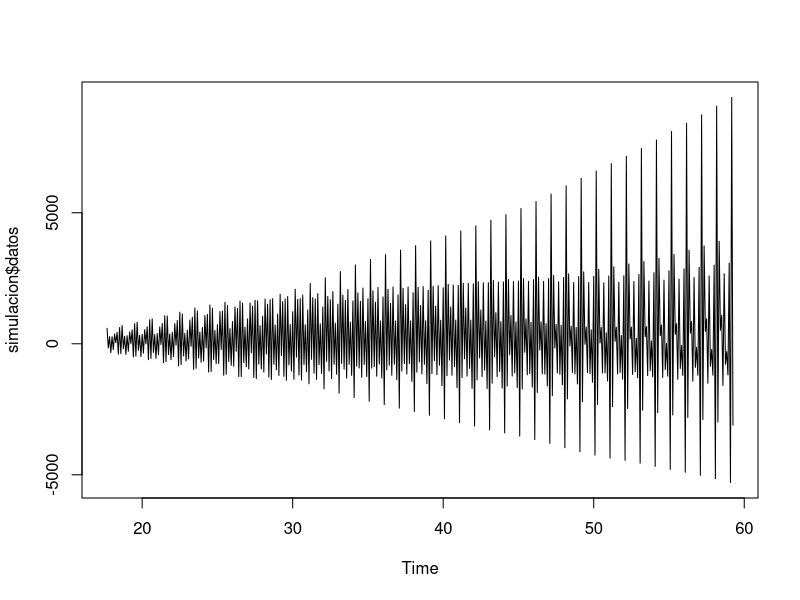

Recreate this plot in R. (Note: this script raises an error after producing the figure.)
## ---- chunk 1
simular.proceso <- function(data, n, temporalidad, 
                            no.estacional, estacional, 
                            p=NULL, q=NULL, P=NULL, Q=NULL){
  
  require(forecast)
  tryCatch({
    coeficientes <- list(p, q, P, Q)
    coeficientes.simulados <- lapply(c(no.estacional[c(1,3)], 
                                       estacional[c(1,3)]), 
                                     function(x) sample(seq(-1,1,.1), x))
    pos <- which(sapply(coeficientes, is.null)==TRUE)
    
    coeficientes[pos] <- coeficientes.simulados[pos]
    names(coeficientes) <- c("p", "q", "P", "Q")
    
    modelo <- Arima(ts(data=data, freq=temporalidad), 
                    order = no.estacional, 
                    seasonal = estacional,
                    fixed=c(phi=coeficientes$p, 
                            theta=coeficientes$q, 
                            Phi=coeficientes$P, 
                            Theta=coeficientes$Q))
    datos <- simulate(modelo, nsim=(n+length(data)))
    
    datos <- subset(datos, start=length(data)+1)
    list(modelo=modelo, datos=datos)}, 
    error = function(e) simular.proceso(data, n, temporalidad,
                                        no.estacional, estacional, 
                                        p, q, P, Q))
}

simulacion <- simular.proceso(data=rnorm(100, 15, 2), n=500, temporalidad=12, no.estacional=c(1,0,3), estacional = c(1,2,2), q=c(.1, .5, .9))
plot(simulacion$datos, type="l")
simulacion$modelo
Arima(simulacion$datos, c(1,1,3), c(1,0,6))
auto.arima(simulacion$datos)

simulacion <- simular.proceso(data=rpois(100, 15), n=500, temporalidad=12, 
                              no.estacional=c(1,0,3), estacional = c(1,3,3), 
                              q=c(.1, .5, .9))
plot(simulacion$datos, type="l")

simulacion2 <- simular.proceso(data=simulacion$datos, n=500, temporalidad=12, no.estacional=c(1,1,3), estacional = c(1,0,6), q=c(.1, .5, .9))
plot(simulacion2$datos, type="l")
simulacion2$modelo

## ---- chunk 2
#Esta función estima la sobreparametrización
modelo.arima <- function(serie, no.estacional, estacional, regr = NULL){
  if(is.null(regr)){
    modelo <- tryCatch({
      forecast::Arima(serie, 
                      order = no.estacional, 
                      seasonal = estacional)
    }, 
    error = function(e) NULL)  
  }
  
  if(!is.null(regr)){
    modelo <-tryCatch({
      forecast::Arima(serie, 
                      order = no.estacional, 
                      seasonal = estacional, 
                      xreg = regr)
    }, 
    error = function(e) NULL)   
  }
  
  if(!is.null(modelo)){
    grados.libertad <- modelo$nobs - length(modelo$coef)
    t.value <- modelo$coef/sqrt(diag(modelo$var.coef))
    prob <- stats::pf(t.value^2, df1 = 1, df2 = grados.libertad, lower.tail = FALSE)
    ifelse(sum(1*prob>0.05)<1, return(modelo), 1)
  }
  
}
## ---- chunk 3
#Estimación de las medidas de rendimiento y los criterios de información
medidas.arima <- function(modelo, testing, horizonte, regr = NULL){
  
  ##Nombre del modelo
  nombre <- capture.output(modelo)
  nombre <- substr(nombre[2],1, 23)
  
  ##Criterios de informacion
  data <- capture.output(summary(modelo))
  data <- data[grepl("AIC", data) == T]
  informacion <- strsplit(data, " ")
  pos <- which(sapply(informacion, nchar)>0)
  informacion <- informacion[[1]][pos]
  informacion <- do.call("rbind", strsplit(informacion, "=")) %>% 
    data.frame() 
  colnames(informacion) <- c("Medida", "Valor")
  informacion <- informacion %>% 
    mutate(Valor = as.numeric(as.character(Valor))) %>% 
    spread(Medida, Valor) %>% 
    data.frame(Modelo = nombre)
  
  ##Medidas de rendimiento
  rendimiento <- data.frame(Modelo = c(nombre, paste(nombre, "Validacion")), 
                            accuracy(forecast(modelo, horizonte, xreg = regr), testing))
  merge(informacion, rendimiento, by="Modelo", all = TRUE) %>% 
    dplyr::select(Modelo, AIC, AICc, BIC, MAE, MAPE, RMSE, MASE)
}
## ---- chunk 4
arimas.auto <- function(tipo = c(p = 1, d = 1, q = 1, 
                                 P = 1, D = 1, Q = 1), 
                        serie, reg = NULL, validacion, horiz = 12,
                        paralelo=FALSE, clusters=detectCores(logical = FALSE)){
  
  #Matriz para la identificacion de los parametros del modelo
  valores <- expand.grid(p = 0:tipo[1], d = 0:tipo[2], q = 0:tipo[3], 
                         P = 0:tipo[4], D = 0:tipo[5], Q = 0:tipo[6])
  
  valores.no.estacional <- split(as.matrix(valores[, 1:3]), 
                                 row(valores[, 1:3]))
  valores.estacional <- split(as.matrix(valores[, 4:6]), 
                              row(valores[, 4:6]))
  
  #Estimación de los modelos
  if(paralelo==FALSE){
    modelos <- mapply(modelo.arima, 
                      no.estacional=valores.no.estacional, 
                      estacional=valores.estacional, 
                      MoreArgs = list(serie=serie, regr=reg), 
                      SIMPLIFY = FALSE)
  }
  
  if(paralelo==TRUE){
    
    #Nombres de los objetos a exportar a cada cluster
    
    obj <- sapply(as.list(match.call()), paste)
    pos <- which(names(obj) %in% c("serie", "validacion"))
    
    #Generar los cluster
    clp <- makeCluster(clusters, type = "SOCK", useXDR=FALSE)
    clusterExport(clp, varlist = c(obj[pos], "medidas.arima", "modelo.arima"))
    
    #Proceso en paralelo
    modelos <- clusterMap(cl=clp, fun = modelo.arima, 
                       no.estacional=valores.no.estacional, 
                       estacional=valores.estacional, 
                       MoreArgs = list(serie=serie, regr=reg), 
                       SIMPLIFY = FALSE, .scheduling = "dynamic")
    stopCluster(clp)
    
  }
  
  #Obtiene las posiciones de la lista donde se pudieron estimar los modelos
  pos <- which(sapply(sapply(modelos, class), length)>1)
  
  #Calcula las medidas de rendimiento y los criterios de información
  medidas <- do.call("rbind", lapply(modelos[pos], 
                                     medidas.arima, 
                                     testing = validacion, 
                                    horizonte= horiz, 
                                     regr = reg)) %>% 
    mutate_if(is.numeric, round, 2)
  #Devuelve una lista con los modelos y las medidas de rendimiento
  list(modelos=modelos[pos], medidas=medidas)
}
## ---- chunk 5
mejores.arimas <- function(tabla, peso.train=.3, peso.test=.7){
  
  #Elimina posibles modelos duplicados
  tabla <- tabla %>%
    distinct(Modelo, .keep_all = TRUE)
  
  #Crea variable para agrupar modelos en train y test
  tabla <- tabla %>% 
    mutate(mod = as.character(c(0, rep(1:(nrow(tabla)-1)%/%2))))
  
  #Crea la variable de puntaje ponderado
  tabla2 <- tabla %>% 
    mutate_at(vars(contains("C")), function(x){x-min(x, na.rm=TRUE)}) %>% 
    mutate_if(is.numeric, function(x) ifelse(is.na(x),0,x)) %>% 
    mutate(puntaje = AIC+AICc+BIC+MAE+MAPE+RMSE+MASE,
           ponde = ifelse(grepl("Validacion", Modelo)==TRUE, peso.test, peso.train),
           puntaje = puntaje*ponde)
  
  #Busca el(los) puntaje(s) mínimo(s)
  puntaje.minimo <- tabla2 %>% 
    group_by(mod) %>% 
    summarise(puntaje=sum(puntaje))
  
  #Obtiene la(s) posición(es) con puntaje(s) más bajo(s) 
  pos <- puntaje.minimo$mod[which(puntaje.minimo$puntaje==min(puntaje.minimo$puntaje))]
  
  #Devuelve el(los) mejor(es) modelo(s)
  tabla %>% 
    filter(mod %in% pos) %>% 
    dplyr::select(Modelo:MASE)
}
## ---- chunk 6
comparacion <- function(data, prop, proceso){
    require(parallel)
    require(tidyr)
    require(dplyr)
    corte <- round(length(data)*prop, 0)
    train <<- subset(data, end=corte)
    test <<- subset(data, start=corte+1)
    hyndman <- auto.arima(train)
    gamboa <- arimas.auto(tipo=proceso, serie=train, validacion=test, paralelo=TRUE)
    gamboa <- mejores.arimas(gamboa$medidas)
    
    list(hyndman=hyndman, gamboa=gamboa)
}

k <- comparacion(data=simulacion$datos, 
                 prop=.8, 
                 proceso=c(3,1,3,3,1,3))
## ---- chunk 7
k$hyndman
k$gamboa
## ---- chunk 8
mod.hyndman <- Arima(train, 
                     order=c(0,1,3), 
                     seasonal=c(1,1,0))
mod.gamboa <- Arima(train, 
                    order=c(0,1,3), 
                    seasonal=c(1,1,0))
## ---- chunk 9
plot(test)
#lines(forecast(mod.hyndman, h=100)$mean, col="red")
lines(forecast(mod.gamboa, h=100)$mean, col="blue")
